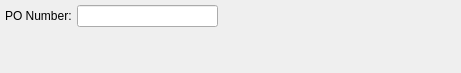
<?xml version="1.0" encoding="UTF-8"?>
<ui version="4.0">
 <comment>This file is part of the xTuple ERP: PostBooks Edition, a free and
open source Enterprise Resource Planning software suite,
Copyright (c) 1999-2010 by OpenMFG LLC, d/b/a xTuple.
It is licensed to you under the Common Public Attribution License
version 1.0, the full text of which (including xTuple-specific Exhibits)
is available at www.xtuple.com/CPAL.  By using this software, you agree
to be bound by its terms.</comment>
 <class>dspSalesOrdersByCustomerPO</class>
 <widget class="QWidget" name="dspSalesOrdersByCustomerPO">
  <property name="geometry">
   <rect>
    <x>0</x>
    <y>0</y>
    <width>461</width>
    <height>73</height>
   </rect>
  </property>
  <property name="windowTitle">
   <string>Sales Order Lookup by Customer PO</string>
  </property>
  <layout class="QHBoxLayout" name="horizontalLayout">
   <item>
    <layout class="QVBoxLayout">
     <property name="spacing">
      <number>0</number>
     </property>
     <property name="margin">
      <number>0</number>
     </property>
     <item>
      <layout class="QHBoxLayout">
       <property name="spacing">
        <number>5</number>
       </property>
       <property name="margin">
        <number>0</number>
       </property>
       <item>
        <widget class="QLabel" name="textLabel1">
         <property name="text">
          <string>PO Number:</string>
         </property>
        </widget>
       </item>
       <item>
        <widget class="QLineEdit" name="_poNumber"/>
       </item>
      </layout>
     </item>
     <item>
      <spacer>
       <property name="orientation">
        <enum>Qt::Vertical</enum>
       </property>
       <property name="sizeType">
        <enum>QSizePolicy::Expanding</enum>
       </property>
       <property name="sizeHint" stdset="0">
        <size>
         <width>20</width>
         <height>0</height>
        </size>
       </property>
      </spacer>
     </item>
    </layout>
   </item>
   <item>
    <layout class="QVBoxLayout" name="verticalLayout">
     <property name="spacing">
      <number>0</number>
     </property>
     <item>
      <widget class="DateCluster" name="_dates"/>
     </item>
     <item>
      <spacer name="verticalSpacer">
       <property name="orientation">
        <enum>Qt::Vertical</enum>
       </property>
       <property name="sizeHint" stdset="0">
        <size>
         <width>20</width>
         <height>0</height>
        </size>
       </property>
      </spacer>
     </item>
    </layout>
   </item>
   <item>
    <spacer>
     <property name="orientation">
      <enum>Qt::Horizontal</enum>
     </property>
     <property name="sizeType">
      <enum>QSizePolicy::Expanding</enum>
     </property>
     <property name="sizeHint" stdset="0">
      <size>
       <width>0</width>
       <height>20</height>
      </size>
     </property>
    </spacer>
   </item>
  </layout>
 </widget>
 <layoutdefault spacing="5" margin="5"/>
 <pixmapfunction>qPixmapFromMimeSource</pixmapfunction>
 <customwidgets>
  <customwidget>
   <class>DateCluster</class>
   <extends>QWidget</extends>
   <header>datecluster.h</header>
  </customwidget>
 </customwidgets>
 <tabstops>
  <tabstop>_poNumber</tabstop>
  <tabstop>_dates</tabstop>
 </tabstops>
 <resources/>
 <connections/>
</ui>
